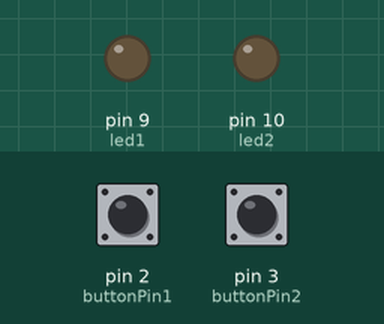
A sketch run on a simulated Arduino Uno, built with avr-gcc and run on an emulated ATmega328P. Shown: output pins drawn as LEDs (lit = HIGH). Inputs (shaded band) come from the test bench; at power-on: pin 2 (buttonPin1) HIGH, pin 3 (buttonPin2) HIGH.

Above: at 1.2 s.
1.3 s: pin 2 (buttonPin1) pulled LOW for 0.15 s
At 1.7 s:
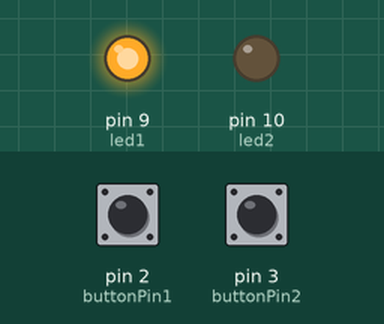
2.9 s: pin 3 (buttonPin2) pulled LOW for 0.15 s
At 4.1 s:
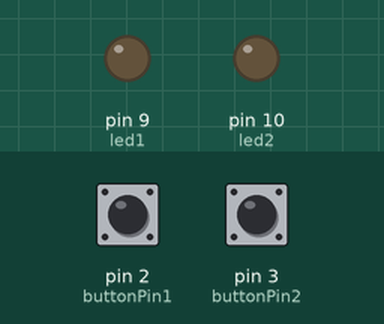
4.5 s: pin 2 (buttonPin1) pulled LOW for 1 s
At 5.3 s:
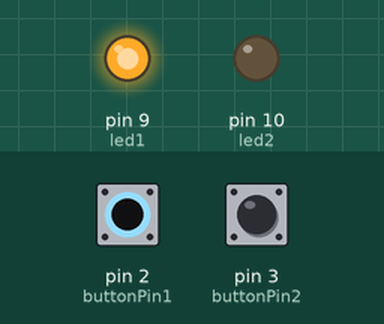
7.0 s: pin 2 (buttonPin1) driven LOW and pin 3 (buttonPin2) driven LOW
At 7.5 s:
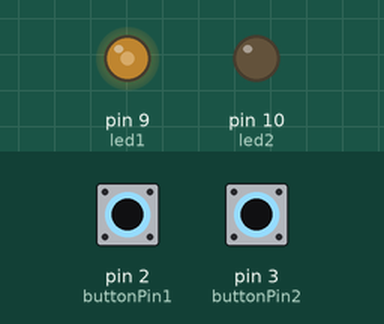
8.5 s: pin 3 (buttonPin2) driven HIGH
At 9.4 s:
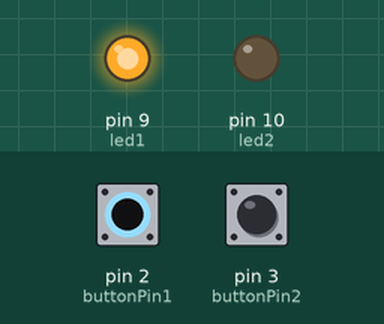
Timing chart, 0 to 11.0 s (numbered marks = the images above; inputs shaded):
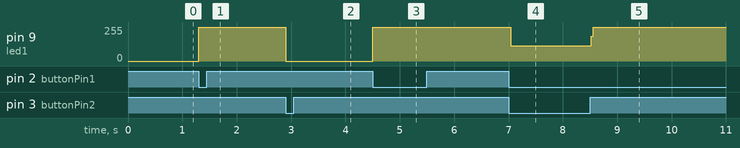

The sketch:

part2.ino
```cpp
const int buttonPin1 = 2;       // pushbutton pin
const int buttonPin2 = 3;       //other pushbutton pin
const int led1 =  9;            // LED  pin
const int led2 = 10;
int buttonState = 0;
void setup() {
  // put your setup code here, to run once:
  pinMode(led1, OUTPUT);
  pinMode(led2, OUTPUT);

  // initialize the pushbutton pin as an input:
  pinMode(buttonPin1, INPUT);
  pinMode(buttonPin2, INPUT);
}

void loop() {
  // put your main code here, to run repeatedly:
  if(digitalRead(buttonPin1) == LOW){ //checks if button 1 is pressed
    digitalWrite(led1, HIGH); //turn on led
    //digitalWrite(led2, LOW); //turn on led
  }
  if(digitalRead(buttonPin2) == LOW){ //check if button 2 is pressed
    digitalWrite(led1, LOW); //turn off led
    //digitalWrite(led2, HIGH); //turn on led
  }
}
```

Measured:
- after the input at 1.3 s, pin 9 (led1): 0/255 → 255/255 at once
- after the input at 2.9 s, pin 9 (led1): 255/255 → 0/255 at once
- after the input at 4.5 s, pin 9 (led1): 0/255 → 255/255 at once
- after the input at 7.0 s, pin 9 (led1): 255/255 → 113/255 at once
- after the input at 8.5 s, pin 9 (led1): 113/255 → 255/255 at once
